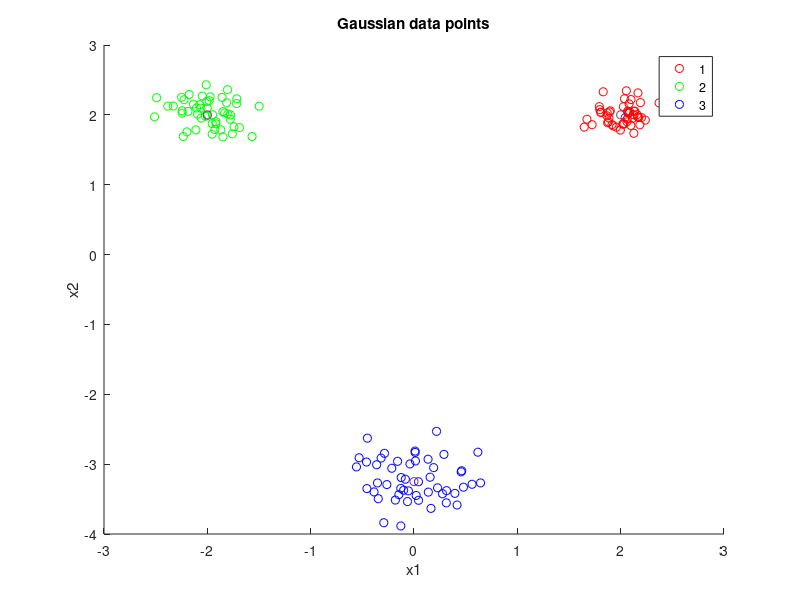

Here is the MATLAB script that generated this plot: (Note: this script raises an error after producing the figure.)
% EC 414 - HW 3 - Spring 2022
% K-Means starter code

clear, clc, close all;

%% Generate Gaussian data:
% Add code below:
mu1 = [2,2]';
mu2 = [-2,2]';
mu3 = [0, -3.25]';

I2 = [1 0; 0 1];

sigma1 = 0.02 * I2;
sigma2 = 0.05 * I2;
sigma3 = 0.07 * I2;

points = 50;

% data1 =  mu1' + randn(points,2)*sigma1;
% data2 =  mu2' + randn(points,2)*sigma2;
% data3 =  mu3' + randn(points,2)*sigma3;
data1 = mvnrnd(mu1, sigma1, points);
data2 = mvnrnd(mu2, sigma2, points);
data3 = mvnrnd(mu3, sigma3, points);

mu = [mu1'; mu2'; mu3'];
figure()
scatter(data1(:,1), data1(:,2), 'r');
hold on
scatter(data2(:,1), data2(:,2), 'g');
scatter(data3(:,1), data3(:,2), 'b');
scatter(mu(:,1),mu(:,2),'black*'); %plot mu values
xlabel('x1')
ylabel('x2')
title('Gaussian data points')
legend('1','2','3');
hold off

%% Generate NBA data:
% Add code below:

% HINT: readmatrix might be useful here
NBA = readmatrix("NBA_stats_2018_2019.xlsx");

% % Problem 3.2(f): Generate Concentric Rings Dataset using
% % sample_circle.m provided to you in the HW 3 folder on Blackboard.
% 
%% K-Means implementation
% Add code below

K = 3;
DATA = [data1 ; data2; data3];

%% (a)
K = 3;
DATA = [data1 ; data2; data3];

MU_init_a = [3 3; -4 -1; 2 -4];
[MU_current_a, labels_a, WCSS_a] = k_means(K, MU_init_a, DATA);
graph_clusters(DATA, labels_a, MU_current_a);

%% (b)
K = 3;
DATA = [data1 ; data2; data3];

MU_init_b = [-0.14 2.61; 3.15 -0.84; -3.28 -1.58];
[MU_current_b, labels_b, WCSS_b] = k_means(K, MU_init_b, DATA);
graph_clusters(DATA, labels_b, MU_current_b);

%% (c)
%We suggest choosing centers either 1) uniformly at random from the dataset or alternatively 2) uniformly distributed over a tight rectangular region encompassing the dataset.
K = 3;
DATA = [data1 ; data2; data3];

size = length(DATA);
WCSS_c = zeros(10,1);
for(i = 1:10)
    index = randi([1,size],1,K); %generate index for three random points from data set for mu
    while(length(unique(index)) ~= K) %if indices are not all unique keep generating indices
        index = randi([1,size],1,K);
    end
    c(i).MU_init = DATA(index, :); %get initial mu values from dataset using randomly generated indices
    [c(i).MU_current, c(i).labels, c(i).WCSS] = k_means(K, c(i).MU_init, DATA);
    %graph_clusters(DATA, c(i).labels, c(i).MU_current);
    WCSS_c(i) = c(i).WCSS;
end
sort_WCSS = sort(WCSS_c); %sort WCSS from smallest value to largest value
i = find(sort_WCSS(1) == WCSS_c); %find the index of the smallest WCSS
i = i(1); %if multiple mu values generate the smallest WCSS, choose the first one
graph_clusters(DATA, c(i).labels, c(i).MU_current); %graph clusters of smallest WCSS

fprintf('WCSS values for each of the 10 trials')
disp(WCSS_c);

fprintf('Trial %d produced the smallest WCSS values with value %f', i, WCSS_c(i));
%% (d)
DATA = [data1 ; data2; data3];

size = length(DATA);
WCSS_d = zeros(9,1);
for(K = 2:10)
    for(i = 1:10)
        index = randi([1,size],1,K); %generate index for three random points from data set for mu
        while(length(unique(index)) ~= K) %if indices are not all unique keep generating indices
            index = randi([1,size],1,K);
        end
        k(K-1).d(i).MU_init = DATA(index, :); %get initial mu values from dataset using randomly generated indices
        [k(K-1).d(i).MU_current, k(K-1).d(i).labels, k(K-1).d(i).WCSS] = k_means(K, k(K-1).d(i).MU_init, DATA);
        %graph_clusters(DATA, d(i).labels, d(i).MU_current);
        k(K-1).WCSS(i) = k(K-1).d(i).WCSS;
    end
    sort_WCSS = sort(k(K-1).WCSS); %sort WCSS from smallest value to largest value
    WCSS_d(K-1) = sort_WCSS(1);
end
figure()
plot(2:10, WCSS_d)
xlabel('k value')
ylabel('WCSS')
title('WCSS change with k-value')


%% (e)
PPG = NBA(:,7);
MPG = NBA(:,5);
DATA = [MPG PPG];

%plot data
figure()
scatter(MPG, PPG);
xlabel('Minutes Per Game')
ylabel('Points Per Game')
title('Points Per Game(PPG) versus Minutes Per Game(MPG)')

%Apply your implementation of the k-means algorithm with k = 10 selecting the best of 10 different random initializations as the final outpu
K = 10;
size = length(DATA);
WCSS_e = zeros(10,1);
for(i = 1:10)
    index = randi([1,size],1,K); %generate index for three random points from data set for mu
    while(length(unique(index)) ~= K) %if indices are not all unique keep generating indices
        index = randi([1,size],1,K);
    end
    e(i).MU_init = DATA(index, :); %get initial mu values from dataset using randomly generated indices
    [e(i).MU_current, e(i).labels, e(i).WCSS] = k_means(K, e(i).MU_init, DATA);
    %graph_clusters(DATA, c(i).labels, c(i).MU_current);
    WCSS_e(i) = e(i).WCSS;
end
sort_WCSS = sort(WCSS_e); %sort WCSS from smallest value to largest value
ind = find(sort_WCSS(1) == WCSS_e); %find the index of the smallest WCSS
ind = ind(1); %if multiple mu values generate the smallest WCSS, choose the first one
%graph_clusters(DATA, e(i).labels, e(i).MU_current); %graph clusters of smallest WCSS
figure()
data_i = DATA(find(e(ind).labels == 1), :);
scatter(data_i(:,1), data_i(:,2)); %plot points with label 1
hold on
for(i = 2:10)
    data_i = DATA(find(e(ind).labels == i), :);
    scatter(data_i(:,1), data_i(:,2));
end
scatter(e(ind).MU_current(:,1),e(ind).MU_current(:,2),'black*')
xlabel('Minutes Per Game')
ylabel('Points Per Game')
title('k-means Clusters for NBA Data')
legend({'1','2','3','4','5','6','7','8','9','10','mu'})
hold off

%% (f)
DATA = sample_circle(3);
scatter(DATA(1:500, 1), DATA(1:500, 2))
hold on
scatter(DATA(501:1000, 1), DATA(501:1000, 2))
scatter(DATA(1001:1500, 1), DATA(1001:1500, 2))
title('3 Concentric Rings')
hold off

K = 3;
size = length(DATA);
WCSS_f = zeros(10,1);
for(i = 1:10)
    index = randi([1,size],1,K); %generate index for three random points from data set for mu
    while(length(unique(index)) ~= K) %if indices are not all unique keep generating indices
        index = randi([1,size],1,K);
    end
    f(i).MU_init = DATA(index, :); %get initial mu values from dataset using randomly generated indices
    [f(i).MU_current, f(i).labels, f(i).WCSS] = k_means(K, f(i).MU_init, DATA);
    %graph_clusters(DATA, c(i).labels, c(i).MU_current);
    WCSS_f(i) = f(i).WCSS;
end
sort_WCSS = sort(WCSS_f); %sort WCSS from smallest value to largest value
i = find(sort_WCSS(1) == WCSS_f); %find the index of the smallest WCSS
i = ind(1); %if multiple mu values generate the smallest WCSS, choose the first one
graph_clusters(DATA, f(i).labels, f(i).MU_current); %graph clusters of smallest WCSS



%% Functions


%returns euclidean distance of a singular point to each point in a matrix
function distance = euclidean_distance(point, points)
    distance = zeros(length(points),1); %initialize distance vector
    [r,c] = size(points);
    for (i = 1:r) % loop through each point of the matrix of points
        distance(i,1) = sqrt((point(1,1)-points(i,1))^2+(point(1,2)-points(i,2))^2); %distance between two points
        %distance(i,1) = sqrt(point'*point + points(i,:)'*points(i,:) - 2*point'*points(i,:));
    end
end

%returns the label of the closest point given a distance vector and matrix of points
function label = closest_label(distance, points)
    sort_dist = sort(distance); %sort the distance vector from smalllest to largest
    close_point = points(find(sort_dist(1) == distance), :); %find the index of the smallest distance in the distance vector and find point that gives that distance
    [tf, label] = ismember(close_point, points, 'rows'); %find row index of the closest mu, correlates to label
    label = label(1); %if there is a tie in the distance choose the first label
end

%creates a scatter plot of the clusters created and their mu values given the data points, label of those points, and mu values
function graph_clusters(data, labels, mu)
    data1 = data(find(labels == 1), :);
    data2 = data(find(labels == 2), :);
    data3 = data(find(labels == 3), :);
    
    figure()
    scatter(data1(:,1), data1(:,2), 'r'); %plot points with label 1
    hold on
    scatter(data2(:,1), data2(:,2), 'g'); %plot points with label 2
    scatter(data3(:,1), data3(:,2), 'b'); %plot points with label 3
    scatter(mu(:,1),mu(:,2),'black*'); %plot mu values
    xlabel('x1')
    ylabel('x2')
    title('Clusters produced by k-means')
    legend('1','2','3','mu');
    title(legend,'Class');
    hold off
end

%takes K value, initial values of mu, and the data set
%returns the final mu values after k_means has converged
%returns the labels of each data point
%returns the WCSS after convergence
function [MU_current, labels, WCSS] = k_means(K, MU_init, DATA)
    MU_previous = MU_init;
    MU_current = MU_init;
    
    % initializations
    
    labels = ones(length(DATA),1);
    converged = 0;
    iteration = 0;
    convergence_threshold = 0.025;
    
    %stop if the derived cluster means become stationary
    while (converged==0)
        iteration = iteration + 1;
        fprintf('Iteration: %d\n',iteration)
    
        %% CODE - Assignment Step - Assign each data observation to the cluster with the nearest mean:
        % Write code below here:
        for(i = 1:length(DATA))
            dist = euclidean_distance(DATA(i,:),MU_current); %find euclidean distance of each data point to each mu
            labels(i) = closest_label(dist, MU_current); %find the label of the closest mu       
        end
        %% CODE - Mean Updating - Update the cluster means
        % Write code below here:
        MU_previous = MU_current;
        
        for(i = 1:K) %loop through each label
            label = DATA(find(labels == i),:); %find all data points with that label 
            if(~isempty(label)) %check if cluster is not empty
                MU_current(i,:) = mean(label); %find mean of data points with label and update current mu
            end
        end
        %% CODE 4 - Check for convergence 
        % Write code below here:
        
        %check if the change between the previous mu and the current mu is smaller than the threshhold, if it is k-means has converged
        if (abs(MU_previous - MU_current) < convergence_threshold)
            converged=1;
        end  
        %% CODE 5 - Plot clustering results if converged:
        % Write code below here:
        if (converged == 1)
            fprintf('\nConverged.\n')
          
            %% If converged, get WCSS metric
            % Add code below
            WCSS = 0;
            for(i = 1:K) %loop through each label
                dist = euclidean_distance(MU_current(i,:), DATA(find(labels == i),:)); %find all data points with that label
                WCSS = WCSS + sum(dist.^2);
            end
        end
        
        %%%%%%%%%%%%%%%%%%%%%%%%%%%%%%%%%%%%%%%%%%%%%%%%
    end
end